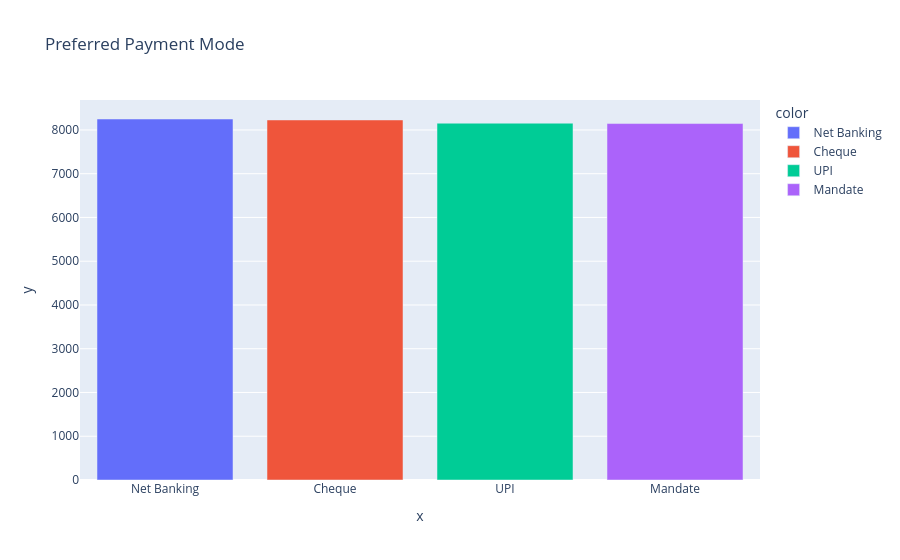

Notebook source saved alongside this figure:
### Code cell
payment = investor["payment_mode"].value_counts()

fig = px.bar(
    x=payment.index,
    y=payment.values,
    color=payment.index,
    title="Preferred Payment Mode"
)

fig.show()

### Figure 1 — Plotly figure (JSON) as saved in the notebook; plotly's stock layout.template omitted (floating-point values rounded to 4 significant figures)
{"data": [{"hovertemplate": "color=Net Banking<br>x=%{x}<br>y=%{y}<extra></extra>", "legendgroup": "Net Banking", "marker": {"color": "#636efa", "pattern": {"shape": ""}}, "name": "Net Banking", "orientation": "v", "showlegend": true, "textposition": "auto", "type": "bar", "x": ["Net Banking"], "xaxis": "x", "y": [8250], "yaxis": "y"}, {"hovertemplate": "color=Cheque<br>x=%{x}<br>y=%{y}<extra></extra>", "legendgroup": "Cheque", "marker": {"color": "#EF553B", "pattern": {"shape": ""}}, "name": "Cheque", "orientation": "v", "showlegend": true, "textposition": "auto", "type": "bar", "x": ["Cheque"], "xaxis": "x", "y": [8228], "yaxis": "y"}, {"hovertemplate": "color=UPI<br>x=%{x}<br>y=%{y}<extra></extra>", "legendgroup": "UPI", "marker": {"color": "#00cc96", "pattern": {"shape": ""}}, "name": "UPI", "orientation": "v", "showlegend": true, "textposition": "auto", "type": "bar", "x": ["UPI"], "xaxis": "x", "y": [8154], "yaxis": "y"}, {"hovertemplate": "color=Mandate<br>x=%{x}<br>y=%{y}<extra></extra>", "legendgroup": "Mandate", "marker": {"color": "#ab63fa", "pattern": {"shape": ""}}, "name": "Mandate", "orientation": "v", "showlegend": true, "textposition": "auto", "type": "bar", "x": ["Mandate"], "xaxis": "x", "y": [8146], "yaxis": "y"}], "layout": {"barmode": "relative", "legend": {"title": {"text": "color"}, "tracegroupgap": 0}, "title": {"text": "Preferred Payment Mode"}, "xaxis": {"anchor": "y", "domain": [0, 1], "title": {"text": "x"}}, "yaxis": {"anchor": "x", "domain": [0, 1], "title": {"text": "y"}}}}
